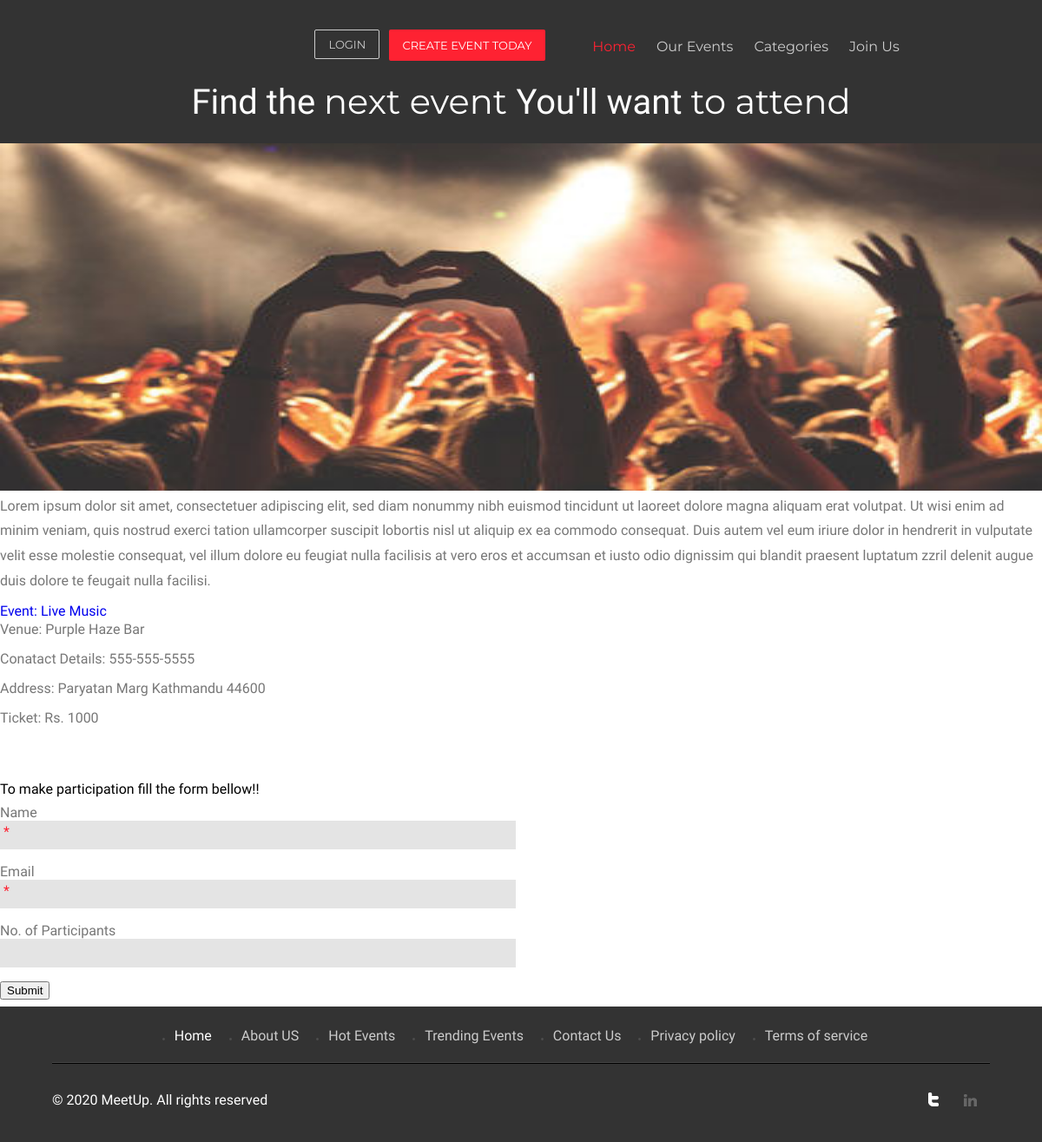
The page /events/1 on the database its author committed.
### events/models.py (models this page shows, shortened)
class Event(models.Model):
	title = models.CharField(max_length=200)
	address = models.CharField(max_length=200)
	venue = models.CharField(max_length=200)
	description =models.TextField(blank=True)
	ticketprice = models.TextField()
	phone = models.CharField(max_length=20)
	photo_main = models.ImageField(upload_to='photos/%Y/%m/%d')
	photo_1 = models.ImageField(upload_to='photos/%Y/%m/%d',blank=True)
	photo_2 = models.ImageField(upload_to='photos/%Y/%m/%d',blank=True)
	photo_3 = models.ImageField(upload_to='photos/%Y/%m/%d',blank=True)
	is_published = models.BooleanField(default=True)
	list_date = models.DateTimeField(default=datetime.now, blank=True)

### events/views.py (the view)
# urls.py: path('<int:event_id>',views.event,name='event'),
def event(request, event_id):
	event = get_object_or_404(Event, pk=event_id)
	context = {
		'event':event
	}
	return render(request,'events/event.html',context)

### templates/events/event.html
{% extends 'base.html' %}
{% load static %}
{% block content %}
 <div class="page-wrapper p-t-45 p-b-50">
        <div class="wrapper wrapper--w790">
            <div class="card card-5">
                <div class="card-body">
              <div class="blog-left">
              <img src="{{ event.photo_1.url }}" width="1500" height="400">
                  <p class="f-text1">Lorem ipsum dolor sit amet, consectetuer adipiscing elit, sed diam nonummy nibh euismod tincidunt ut laoreet dolore magna aliquam erat volutpat. Ut wisi enim ad minim veniam, quis nostrud exerci tation ullamcorper suscipit lobortis nisl ut aliquip ex ea commodo consequat. Duis autem vel eum iriure dolor in hendrerit in vulputate velit esse molestie consequat, vel illum dolore eu feugiat nulla facilisis at vero eros et accumsan et iusto odio dignissim qui blandit praesent luptatum zzril delenit augue duis dolore te feugait nulla facilisi.</p>
            <p><span class="venue"><a href="#"> Event: {{ event.title }}</a></span></p>
            <h4 class="m_2">Venue: {{ event.venue }}</h4>
            <h4 class="m_2">Conatact Details: {{ event.phone }}</h4>
            <h5 class="m_3">Address: {{ event.address }}</h5>
            <h5 class="m_3">Ticket: Rs. {{ event.ticketprice }}</h5>
            </div>
            <p ><span class="id waitingForConnection">To make participation fill the form bellow!!</span> </p>
                  <div class="comments-area">
              <form>
                <p>
                  <label>Name</label>
                  <span>*</span>
                  <input type="text" value="">
                </p>
                <p>
                  <label>Email</label>
                  <span>*</span>
                  <input type="text" value="">
                </p>
                <p>
                  <label>No. of Participants</label>
                  <input type="text" value="" >
                </p>
                <p>
                  <button class="btn btn--radius-2 btn--red" type="submit">Submit</button>
              </p>
              </form>
              </div>
                </div>
            </div>
        </div>
    </div>
{% endblock %}

### eventmgmt/static/css/style.css (style rules this page uses)
html,body,div,span,applet,object,iframe,h1,h2,h3,h4,h5,h6,p,blockquote,pre,a,abbr,acronym,address,big,cite,code,del,dfn,em,img,ins,kbd,q,s,samp,small,strike,strong,sub,sup,tt,var,b,u,i,dl,dt,dd,ol,nav ul,nav li,fieldset,form,label,legend,table,caption,tbody,tfoot,thead,tr,th,td,article,aside,canvas,details,embed,figure,figcaption,footer,header,hgroup,menu,nav,output,ruby,section,summary,time,mark,audio,video { margin:0;padding:0;border:0;font-size:100%;font:inherit;vertical-align:baseline; }
a { text-decoration:solid white; }
img { max-width:100%; }
body { font-family: 'Dosis', sans-serif; background:#fff; }
h4.m_2 { color: #777; font-size:1em; margin-bottom: 10px; line-height: 1.5em; }
h5.m_3 { color:#777; font-size:1em; margin: 10px 0; line-height: 1.5em; }
p.f-text1 { color: #777; font-size: 1em; margin-bottom:0px; line-height: 1.8em; }
.blog-left { margin-bottom:5%; }
p.f-text1 { color: #777; font-size: 1em; margin-bottom: 10px; line-height: 1.8em; }
.comments-area p { position: relative; padding: 8px 0; }
.comments-area label { display: block; color: #777; font-size: 1em; }
.comments-area span { color:#FE2232; position: absolute; left: 4px; top: 30px; }
.comments-area input[type="text"] { padding: 7px 15px; width: 47%; color: #777; font-size:1em; border: none; background:#E4E4E4; outline: none; display: block; font-family: 'Dosis', sans-serif; }

### rows shown on the page
Event: photo_1 (picture), title "Live Music", venue "Purple Haze Bar", phone "555-555-5555", address "Paryatan Marg Kathmandu 44600", ticketprice "1000"
